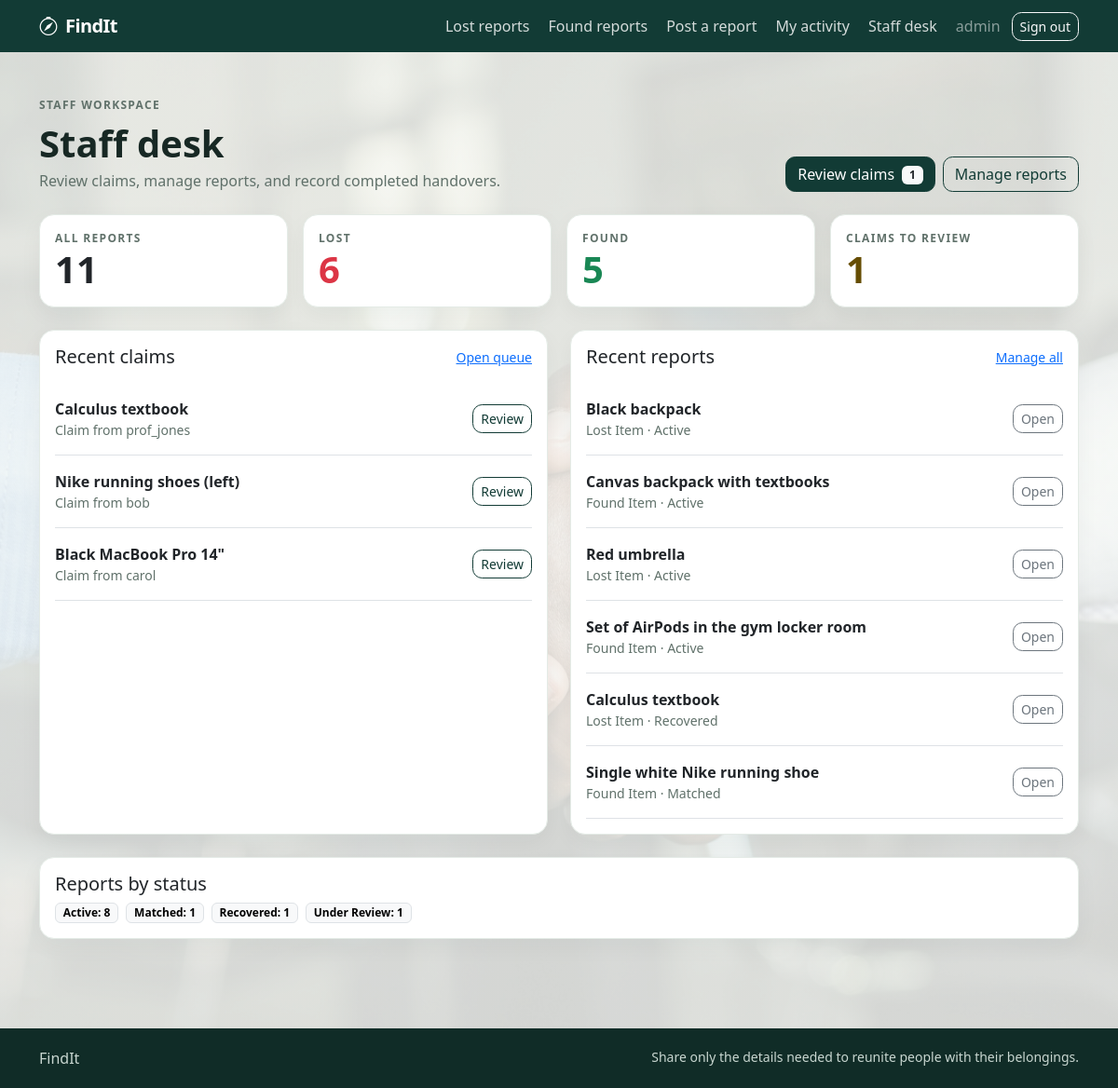
/browse/admin-dashboard/ (signed in), run on the app's committed database.
### accounts/models.py (models this page shows, shortened)
class User(AbstractUser):
    ROLE_CHOICES = [
        ('student', 'Student'),
        ('staff', 'Staff'),
        ('admin', 'Administrator'),
    ]
    role = models.CharField(
        max_length=20,
        choices=ROLE_CHOICES,
        default='student'
    )

### lostfound/models.py (models this page shows, shortened)
class Claim(models.Model):
    CLAIM_STATUS = [
        ('pending', 'Pending'),
        ('more_info', 'More Information Required'),
        ('approved', 'Approved'),
        ('rejected', 'Rejected'),
    ]
    report = models.ForeignKey(
        ItemReport,
        on_delete=models.CASCADE,
        related_name='claims'
    )
    claimant = models.ForeignKey(
        settings.AUTH_USER_MODEL,
        on_delete=models.CASCADE,
        related_name='claims'
    )
    private_evidence = models.TextField()
    claim_status = models.CharField(
        max_length=20,
        choices=CLAIM_STATUS,
        default='pending'
    )
    reviewer = models.ForeignKey(
        settings.AUTH_USER_MODEL,
        on_delete=models.SET_NULL,
        null=True,
        blank=True,
        related_name='reviewed_claims'
    )
    decision_note = models.TextField(
        blank=True
    )
    submitted_at = models.DateTimeField(
        auto_now_add=True
    )
    decided_at = models.DateTimeField(
        null=True,
        blank=True
    )

class ItemReport(models.Model):
    REPORT_TYPES = [
        ('lost', 'Lost Item'),
        ( 'found', 'Found Item')
    ]
    STATUS_CHOICES = [
        ('active', 'Active',),
        ('under review', 'Under Review',),
        ('matched', 'Matched',),
        ('recovered', 'Recovered',),
        ('closed', 'Closed',),
        ('hidden', 'Hidden',),
    ]
    CATEGORY_CHOICES = [
        ('electronics', 'Electronics',),
        ('clothing', 'Clothing',),
        ('documents', 'Documents',),
        ('accessories', 'Accessories',),
        ('other', 'Other',),
    ]
    reporter = models.ForeignKey(
        settings.AUTH_USER_MODEL,
        on_delete=models.CASCADE,
        related_name='reports'
    )
    report_type = models.CharField(
        max_length=10,
        choices=REPORT_TYPES
    )
    title = models.CharField(max_length=150)
    description = models.TextField()
    category = models.CharField(
        max_length=30,
        choices=CATEGORY_CHOICES,
    )
    date_lost_or_found = models.DateField()
    location = models.CharField(max_length=200)
    image = models.ImageField(
        upload_to='item_images/',
        blank=True,
        null=True,
    )
    status = models.CharField(
        max_length=20,
        choices=STATUS_CHOICES,
        default='active'
    )
    created_at = models.DateTimeField(auto_now_add=True)
    updated_at = models.DateTimeField(auto_now=True)

### lostfound/views.py (the view)
# urls.py: path('admin-dashboard/', views.admin_dashboard, name='admin_dashboard'),
@staff_member_required(login_url='admin:login')
def admin_dashboard(request):
    context = {
        'total_reports': ItemReport.objects.count(),
        'lost_reports': ItemReport.objects.filter(report_type='lost').count(),
        'found_reports': ItemReport.objects.filter(report_type='found').count(),
        'pending_claims': Claim.objects.filter(
            claim_status__in=['pending', 'more_info']
        ).count(),
        'reports_by_status': (
            ItemReport.objects.values('status').annotate(total=Count('id')).order_by('status')
        ),
        'recent_reports': ItemReport.objects.select_related('reporter').order_by(
            '-created_at'
        )[:6],
        'recent_claims': Claim.objects.select_related(
            'report', 'claimant'
        ).order_by('-submitted_at')[:6],
    }
    return render(request, 'lostfound/admin_dashboard.html', context)

### templates/lostfound/admin_dashboard.html (shortened to what this page needs)
{% extends 'lostfound/base.html' %}
{% block content %}
<p class="eyebrow mb-2">Staff workspace</p>
<div class="d-flex flex-wrap justify-content-between align-items-end gap-3 mb-4">
    <div>
        <h1 class="display-6 fw-bold mb-1">Staff desk</h1>
        <p class="text-muted mb-0">Review claims, manage reports, and record completed handovers.</p>
    </div>
    <div class="d-flex gap-2">
        <a href="{% url 'claim_review_queue' %}" class="btn btn-primary">Review claims <span class="badge text-bg-light text-dark ms-1">{{ pending_claims }}</span></a>
        <a href="{% url 'staff_report_list' %}" class="btn btn-outline-primary">Manage reports</a>
    </div>
</div>
<div class="row g-3 mb-4">
    <div class="col-6 col-xl-3"><div class="card h-100"><div class="card-body"><div class="eyebrow">All reports</div><div class="display-6 fw-bold">{{ total_reports }}</div></div></div></div>
    <div class="col-6 col-xl-3"><div class="card h-100"><div class="card-body"><div class="eyebrow">Lost</div><div class="display-6 fw-bold text-danger">{{ lost_reports }}</div></div></div></div>
    <div class="col-6 col-xl-3"><div class="card h-100"><div class="card-body"><div class="eyebrow">Found</div><div class="display-6 fw-bold text-success">{{ found_reports }}</div></div></div></div>
    <div class="col-6 col-xl-3"><div class="card h-100"><div class="card-body"><div class="eyebrow">Claims to review</div><div class="display-6 fw-bold text-warning-emphasis">{{ pending_claims }}</div></div></div></div>
</div>
<div class="row g-4">
    <section class="col-lg-6">
        <div class="card h-100">
            <div class="card-body">
                <div class="d-flex justify-content-between align-items-center mb-3">
                    <h2 class="h5 mb-0">Recent claims</h2>
                    <a href="{% url 'claim_review_queue' %}" class="small">Open queue</a>
                </div>
                {% for claim in recent_claims %}
                    <div class="d-flex justify-content-between gap-3 border-bottom py-3">
                        <div><strong>{{ claim.report.title }}</strong><div class="small text-muted">Claim from {{ claim.claimant.username }}</div></div>
                        <a href="{% url 'review_claim' claim.pk %}" class="btn btn-sm btn-outline-primary align-self-center">Review</a>
                    </div>
                {% empty %}
                    <p class="text-muted mb-0">No claims have been submitted.</p>
                {% endfor %}
            </div>
        </div>
    </section>
    <section class="col-lg-6">
        <div class="card h-100">
            <div class="card-body">
                <div class="d-flex justify-content-between align-items-center mb-3">
                    <h2 class="h5 mb-0">Recent reports</h2>
                    <a href="{% url 'staff_report_list' %}" class="small">Manage all</a>
                </div>
                {% for report in recent_reports %}
                    <div class="d-flex justify-content-between gap-3 border-bottom py-3">
                        <div><strong>{{ report.title }}</strong><div class="small text-muted">{{ report.get_report_type_display }} · {{ report.get_status_display }}</div></div>
                        <a href="{% url 'report_detail' report.pk %}" class="btn btn-sm btn-outline-secondary align-self-center">Open</a>
                    </div>
                {% empty %}
                    <p class="text-muted mb-0">No reports have been submitted.</p>
                {% endfor %}
            </div>
        </div>
    </section>
</div>
<section class="card mt-4">
    <div class="card-body">
        <h2 class="h5">Reports by status</h2>
        <div class="d-flex flex-wrap gap-2">
            {% for item in reports_by_status %}
                <span class="badge text-bg-light border">{{ item.status|title }}: {{ item.total }}</span>
            {% empty %}
                <span class="text-muted">No reports yet.</span>
            {% endfor %}
        </div>
    </div>
</section>
{% endblock %}

### templates/lostfound/base.html (shortened to what this page needs)
{% load static %}
<!doctype html>
<html lang="en">
<head>
    <link href="https://cdn.jsdelivr.net/npm/bootstrap@5.3.3/dist/css/bootstrap.min.css" rel="stylesheet">
    <link href="https://cdn.jsdelivr.net/npm/bootstrap-icons@1.11.3/font/bootstrap-icons.css" rel="stylesheet">
</head>
<body>
<nav class="navbar navbar-expand-lg navbar-dark">
    <div class="container">
        <a class="navbar-brand" href="{% url 'landing' %}">
            <i class="bi bi-compass me-1" aria-hidden="true"></i> FindIt
        </a>
        <div class="collapse navbar-collapse" id="navbarNav">
            <ul class="navbar-nav ms-auto align-items-lg-center gap-lg-1">
                <li class="nav-item"><a class="nav-link" href="{% url 'lost_reports' %}">Lost reports</a></li>
                <li class="nav-item"><a class="nav-link" href="{% url 'found_reports' %}">Found reports</a></li>
                {% if user.is_authenticated %}
                    <li class="nav-item"><a class="nav-link" href="{% url 'create_report' %}">Post a report</a></li>
                    <li class="nav-item"><a class="nav-link" href="{% url 'my_activity' %}">My activity</a></li>
                    {% if user.is_staff or user.is_superuser %}
                        <li class="nav-item"><a class="nav-link" href="{% url 'admin_dashboard' %}">Staff desk</a></li>
                    {% endif %}
                    <li class="nav-item"><span class="nav-link text-white-50">{{ user.username }}</span></li>
                    <li class="nav-item">
                        <form method="post" action="{% url 'logout' %}" class="m-0">
                            <button class="btn btn-sm btn-outline-light" type="submit">Sign out</button>
                        </form>
                    </li>
                {% else %}
                    <li class="nav-item"><a class="nav-link" href="{% url 'login' %}">Sign in</a></li>
                    <li class="nav-item"><a class="btn btn-sm btn-light ms-lg-2" href="{% url 'register' %}">Create account</a></li>
                {% endif %}
            </ul>
        </div>
    </div>
</nav>
<main class="container py-4 py-lg-5">
    {% block content %}{% endblock %}
</main>
<footer class="footer">
    <div class="container d-flex flex-column flex-sm-row justify-content-between gap-2">
        <span>FindIt</span>
        <small>Share only the details needed to reunite people with their belongings.</small>
    </div>
</footer>
</body>
</html>

### data on the page
User: username "admin"
Claim: report "Calculus textbook", claimant.username "prof_jones"
Claim: report "Nike running shoes (left)", claimant.username "bob"
Claim: report "Black MacBook Pro 14\"", claimant.username "carol"
ItemReport: title "Black backpack", report_type "Lost Item", status "Active"
ItemReport: title "Canvas backpack with textbooks", report_type "Found Item", status "Active"
ItemReport: title "Red umbrella", report_type "Lost Item", status "Active"
ItemReport: title "Set of AirPods in the gym locker room", report_type "Found Item", status "Active", total "8"
ItemReport: title "Calculus textbook", report_type "Lost Item", status "Recovered"
ItemReport: title "Single white Nike running shoe", report_type "Found Item", status "Matched"
ItemReport: status "Under Review", total "1"

### other printed values
{{ pending_claims }} "1"
{{ total_reports }} "11"
{{ lost_reports }} "6"
{{ found_reports }} "5"
{{ item.status|title }} "Matched" "Recovered"
{{ item.total }} "1" "1"
